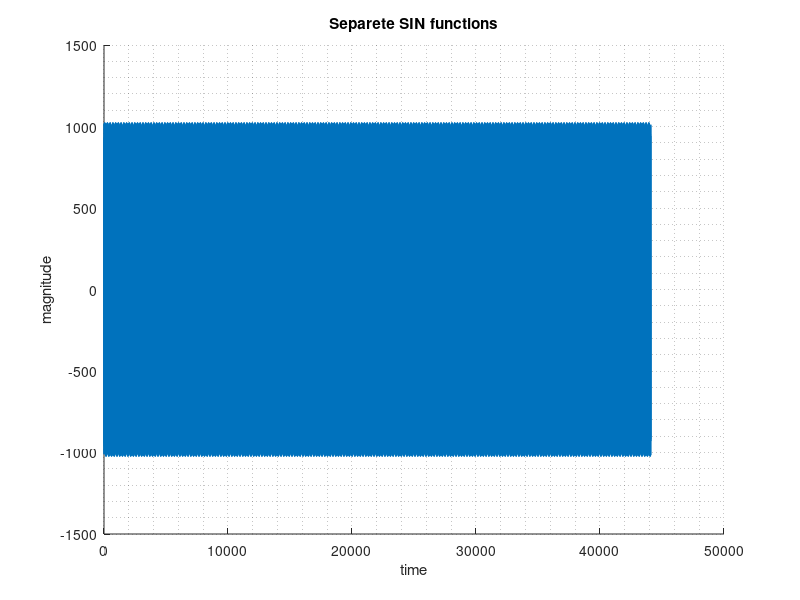
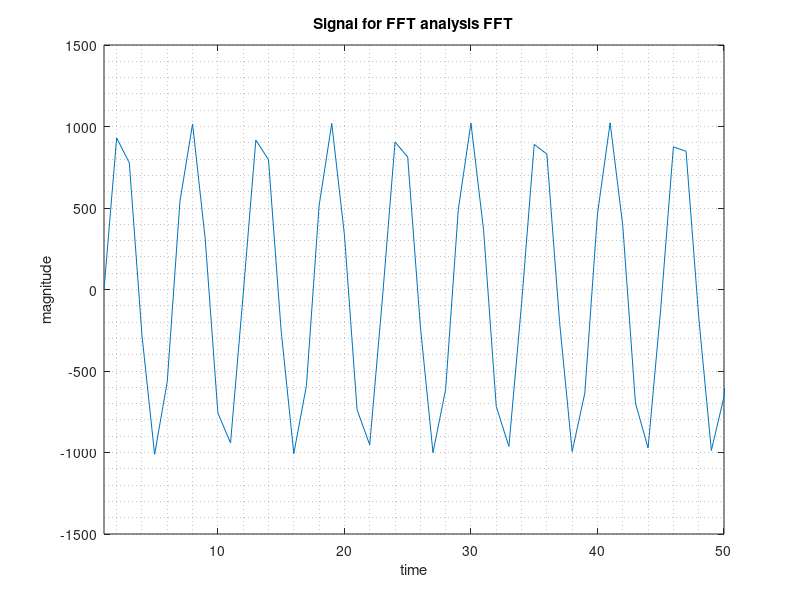
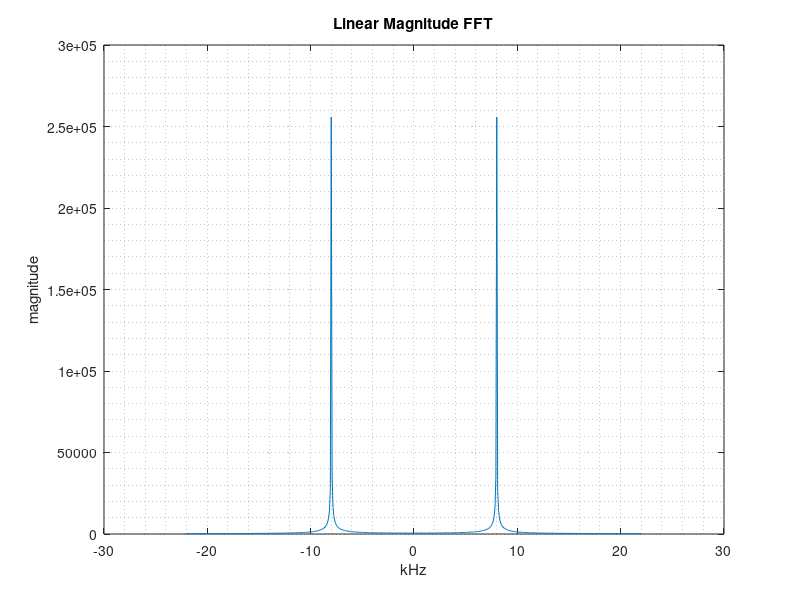
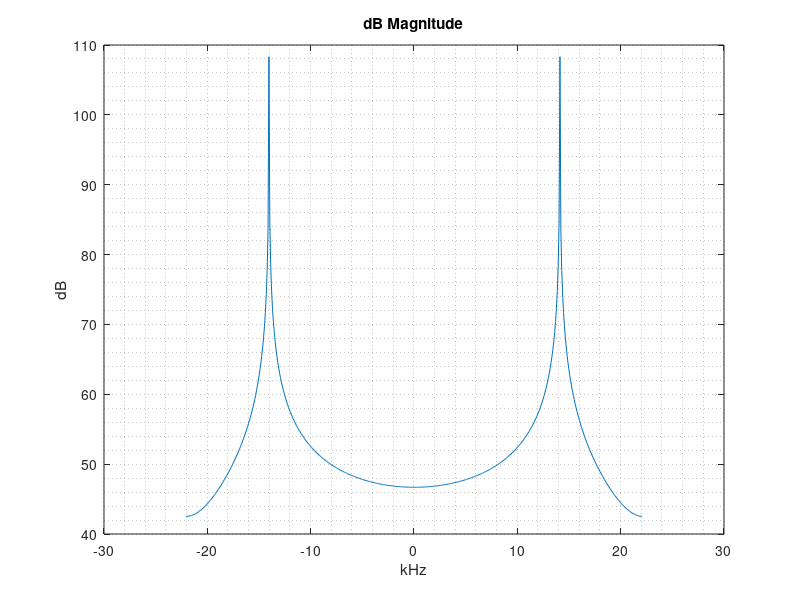

Write the MATLAB code that produced these figures, in order.
%% FFT algoritm
clear;                      % clears all previus values from memory 
clc;                        % clear command window
fs =  44100;                % samplinf freq.
fftLength=512;              % windowlength 
stage_num = log2(fftLength);
% signal frequencies
max = 2048 - 1 ;

f1 = 430;
a1 = 0;

f2 = 4300;
a2 = 0;

f3 = 8000;
a3 = max/2;

% calculating signals 
comp1 = a1 * sin(2*pi*f1*[0:1/fs:1]);
comp2 = a2 * sin(2*pi*f2*[0:1/fs:1]);
comp3 = a3 * sin(2*pi*f3*[0:1/fs:1]);
Length = length(comp3);
% calculatin vector values for step function
d1 = ones(1, 24);
d2 = 0.*ones(1, 1000 );

%data = [ d1 , d2];                  % creates vector with step function
data = comp1 + comp2 + comp3;      % creates vector from 3 sin functions
%data = comp3;

% Grafika nobiides
bin_vals = [0 : fftLength-1];
N_2 = ceil(fftLength/2);
fax_kHz = (bin_vals-N_2)*fs/fftLength/1000;

freq3 = ceil(-(fftLength)/2:1:(fftLength)/2).*(fs/fftLength)/1000;

figure(1)               % plots separete sin functions
hold off,
%plot ( comp1, '-');
hold on;
%plot ( comp2, '-');
plot ( comp3, '-'), grid minor,;
%xlim([1 50])
title('Separete SIN functions') 
ylabel('magnitude'), xlabel('time') 
hold off;

figure(2)               % plots signal for fft
plot ( data), grid minor,;
xlim([1 50])
title('Signal for FFT analysis FFT') 
ylabel('magnitude'), xlabel('time') 
%xlim([1 100])

figure(3)               % plots resultinf fft from Matlab functions
ft =fft(data,fftLength); 
ft1 = fftshift(ft);
ftMag = abs(ft1); 
plot (fax_kHz,ftMag), grid minor,
title('Linear Magnitude FFT') 
ylabel('magnitude'), xlabel('kHz') 

figure(4)               % plots resultinf fft(in dB)  from Matlab functions
ft = fft(data,fftLength+1); 
ftMag = abs(ft(1:fftLength+1)); 
plot (freq3,20*log10(ftMag)), grid minor,
title('dB Magnitude') 
ylabel('dB'), xlabel('kHz') 

%% Data preparation for FFT

% reverse bit calulation
bits = length(dec2bin( fftLength - 1 ));    % how many bits in binary number
rev_bit_dec = zeros(1,fftLength);           % create vektor size of fftlength

stage = 1;              %Do it here for stage #1 
c = 0:fftLength-1;
c_bin = de2bi(c);       % create binary table
rev_bit_dec = bi2de(fliplr(circshift(c_bin',stage-1)'));    %Rotate binary table and convert to dec

%  creating array
%  create empty array to store values in reverse bit order
stage = zeros(bits + 1,fftLength);

%% New stages

for st = 0 : stage_num;
    if st == 0
       for tmp=1:fftLength;
            stage(st+1,tmp)  =  data(rev_bit_dec(tmp)+1);
       end
    else st > 0;
        for n = 1 : fftLength/2;
                Wn(n)  = exp(-j * (n-1) * 2 * pi/ 2^(st) );
        end
        for i = 1 : 2^st : fftLength;
                for k = 0 : 2^(st-1)-1;
                    % Even
                        stage(st+1,i+k) = stage(st,i+k) + Wn(k+1)*stage(st,i+k+2^(st-1));
                    % Odd
                        stage(st+1,i+k+2^(st-1)) = stage(st,i+k) - Wn(k+1)*stage(st,i+k+2^(st-1));
                end
        end
    end
end

%% Ploting out
% slowly plot result
figure(5)
for i = 1 : bits + 1;
    %plot( abs( real_n(i, :) + j.*imag_n(i,  :) ) );
        plot( fax_kHz, abs( fftshift( stage(i,:) ) ) ), grid minor,;
    pause(1);
end

title('Linear Magnitude FFT') 
ylabel('magnitude'), xlabel('kHz') 
